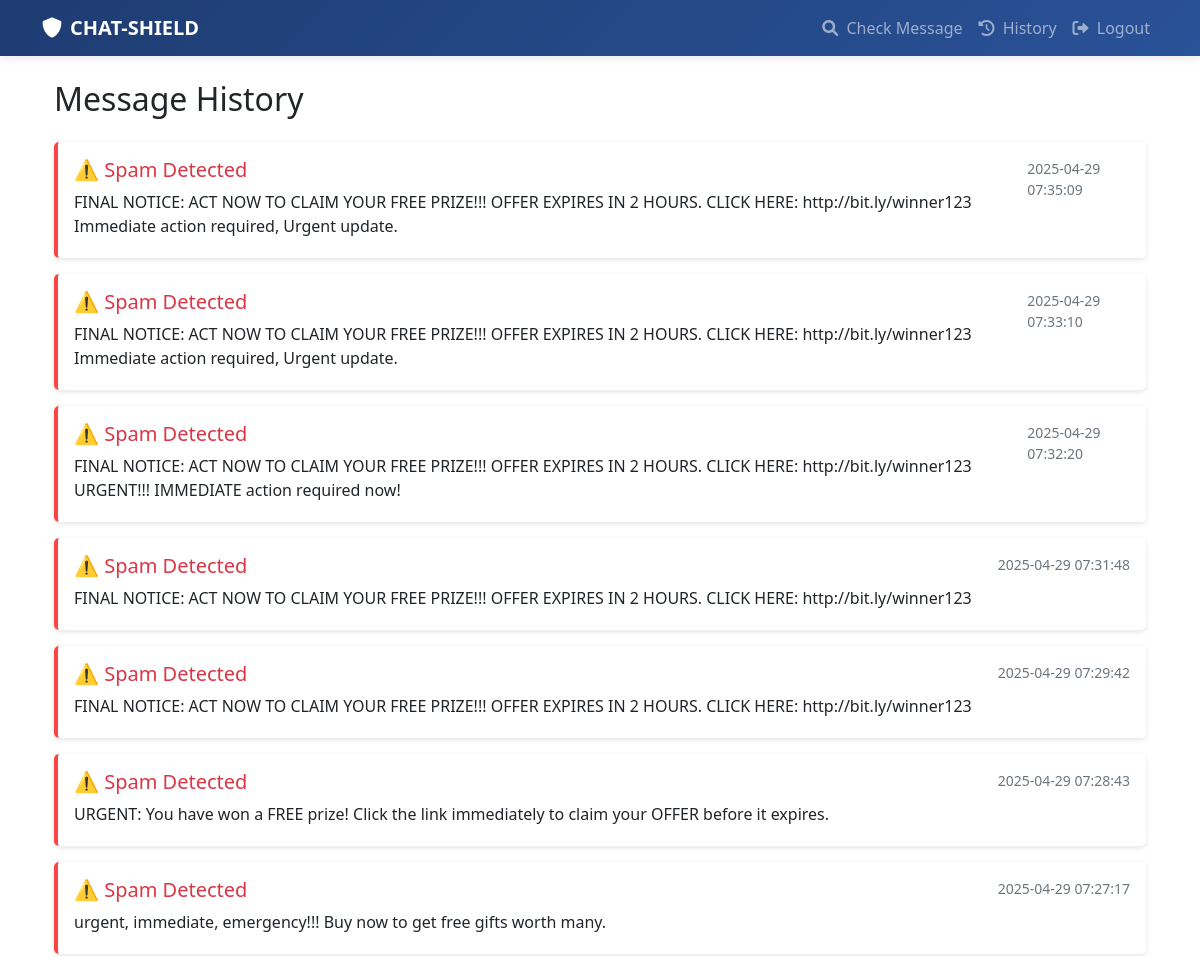
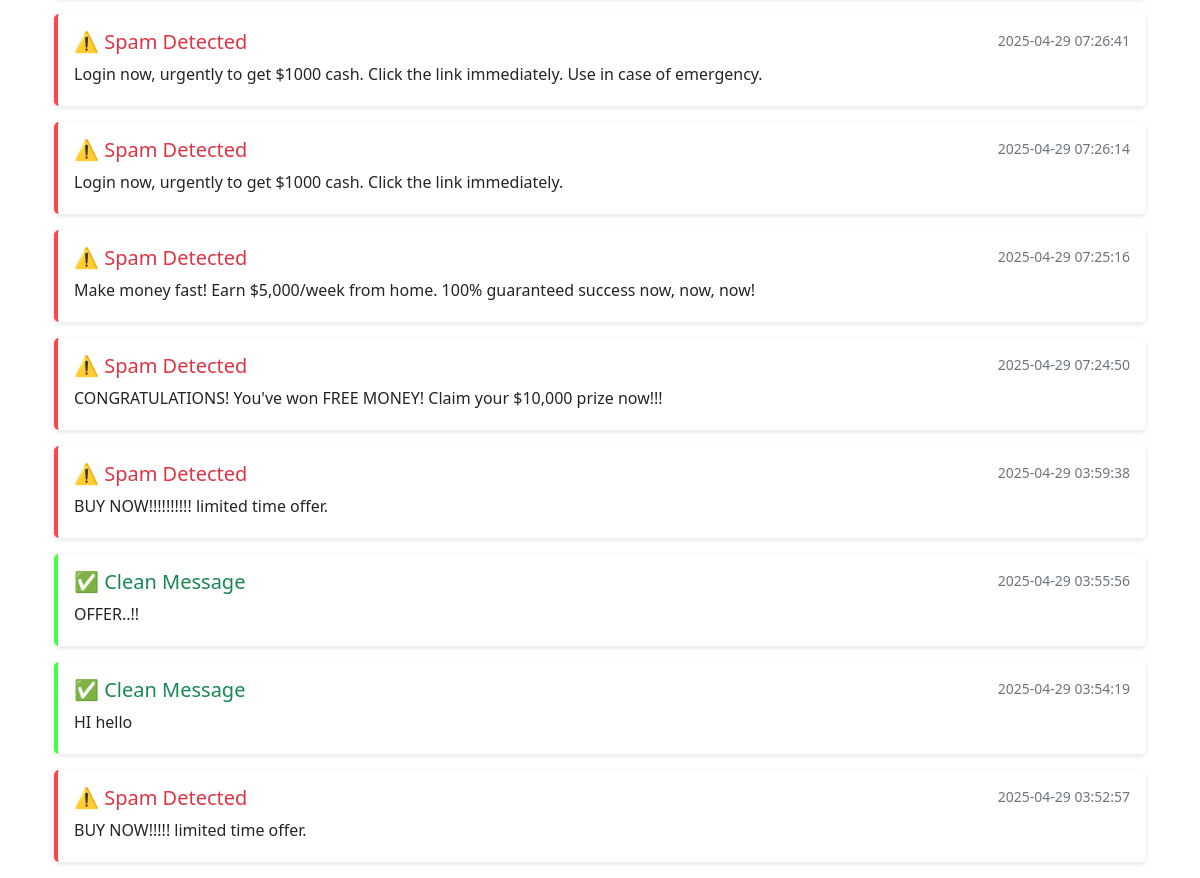
/history (signed in), run on the app's committed database (2 pictures, top to bottom).
### app.py (models this page shows)
class Message(db.Model):
    id = db.Column(db.Integer, primary_key=True)
    content = db.Column(db.Text, nullable=False)
    is_spam = db.Column(db.Boolean, default=False)
    spam_score = db.Column(db.Float)
    checked_at = db.Column(db.DateTime, default=datetime.utcnow)
    user_id = db.Column(db.Integer, db.ForeignKey('user.id'), nullable=False)
    analysis_details = db.Column(db.JSON)

### app.py (the view)
@app.route('/history')
@login_required
def history():
    messages = Message.query.filter_by(user_id=current_user.id).order_by(Message.checked_at.desc()).all()
    return render_template('history.html', messages=messages)

### app.py (called while the page is built)
@login_manager.user_loader
def load_user(user_id):
    return User.query.get(int(user_id))

### templates/history.html
{% extends "base.html" %}
{% block content %}
<div class="container">
    <h2 class="mb-4">Message History</h2>
    {% if messages %}
        {% for message in messages %}
            <div class="history-item {% if message.is_spam %}spam{% else %}clean{% endif %}">
                <div class="d-flex justify-content-between align-items-start">
                    <div>
                        <h5>
                            {% if message.is_spam %}
                                <span class="text-danger">⚠️ Spam Detected</span>
                            {% else %}
                                <span class="text-success">✅ Clean Message</span>
                            {% endif %}
                        </h5>
                        <p class="mb-1">{{ message.content }}</p>
                    </div>
                    <small class="text-muted">{{ message.checked_at.strftime('%Y-%m-%d %H:%M:%S') }}</small>
                </div>
            </div>
        {% endfor %}
    {% else %}
        <p class="text-center">No messages in history.</p>
    {% endif %}
</div>
{% endblock %}

### static/css/style.css (style rules this page uses)
body { background-color: #f8f9fa; }
.history-item { padding: 1rem; margin-bottom: 1rem; border-radius: 5px; background-color: white; box-shadow: 0 2px 5px rgba(0,0,0,0.1); }
.history-item.spam { border-left: 4px solid #ff4444; }
.history-item.clean { border-left: 4px solid #44ff44; }

### data on the page
Message: is_spam "⚠️ Spam Detected", content "FINAL NOTICE: ACT NOW TO CLAIM YOUR FREE PRIZE!!! OFFER EXPIRES IN 2 HOURS. CLICK HERE: http://bit.ly/winner123 Immediate action required, Urgent update.", checked_at "2025-04-29 07:35:09"
Message: is_spam "⚠️ Spam Detected", content "FINAL NOTICE: ACT NOW TO CLAIM YOUR FREE PRIZE!!! OFFER EXPIRES IN 2 HOURS. CLICK HERE: http://bit.ly/winner123 Immediate action required, Urgent update.", checked_at "2025-04-29 07:33:10"
Message: is_spam "⚠️ Spam Detected", content "FINAL NOTICE: ACT NOW TO CLAIM YOUR FREE PRIZE!!! OFFER EXPIRES IN 2 HOURS. CLICK HERE: http://bit.ly/winner123 URGENT!!! IMMEDIATE action required now!", checked_at "2025-04-29 07:32:20"
Message: is_spam "⚠️ Spam Detected", content "FINAL NOTICE: ACT NOW TO CLAIM YOUR FREE PRIZE!!! OFFER EXPIRES IN 2 HOURS. CLICK HERE: http://bit.ly/winner123", checked_at "2025-04-29 07:31:48"
Message: is_spam "⚠️ Spam Detected", content "FINAL NOTICE: ACT NOW TO CLAIM YOUR FREE PRIZE!!! OFFER EXPIRES IN 2 HOURS. CLICK HERE: http://bit.ly/winner123", checked_at "2025-04-29 07:29:42"
Message: is_spam "⚠️ Spam Detected", content "URGENT: You have won a FREE prize! Click the link immediately to claim your OFFER before it expires.", checked_at "2025-04-29 07:28:43"
Message: is_spam "⚠️ Spam Detected", content "urgent, immediate, emergency!!! Buy now to get free gifts worth many.", checked_at "2025-04-29 07:27:17"
Message: is_spam "⚠️ Spam Detected", content "Login now, urgently to get $1000 cash. Click the link immediately. Use in case of emergency.", checked_at "2025-04-29 07:26:41"
Message: is_spam "⚠️ Spam Detected", content "Login now, urgently to get $1000 cash. Click the link immediately.", checked_at "2025-04-29 07:26:14"
Message: is_spam "⚠️ Spam Detected", content "Make money fast! Earn $5,000/week from home. 100% guaranteed success now, now, now!", checked_at "2025-04-29 07:25:16"
Message: is_spam "⚠️ Spam Detected", content "CONGRATULATIONS! You've won FREE MONEY! Claim your $10,000 prize now!!!", checked_at "2025-04-29 07:24:50"
Message: is_spam "⚠️ Spam Detected", content "BUY NOW!!!!!!!!!! limited time offer.", checked_at "2025-04-29 03:59:38"
Message: is_spam "✅ Clean Message", content "OFFER..!!", checked_at "2025-04-29 03:55:56"
Message: is_spam "✅ Clean Message", content "HI hello", checked_at "2025-04-29 03:54:19"
Message: is_spam "⚠️ Spam Detected", content "BUY NOW!!!!! limited time offer.", checked_at "2025-04-29 03:52:57"
